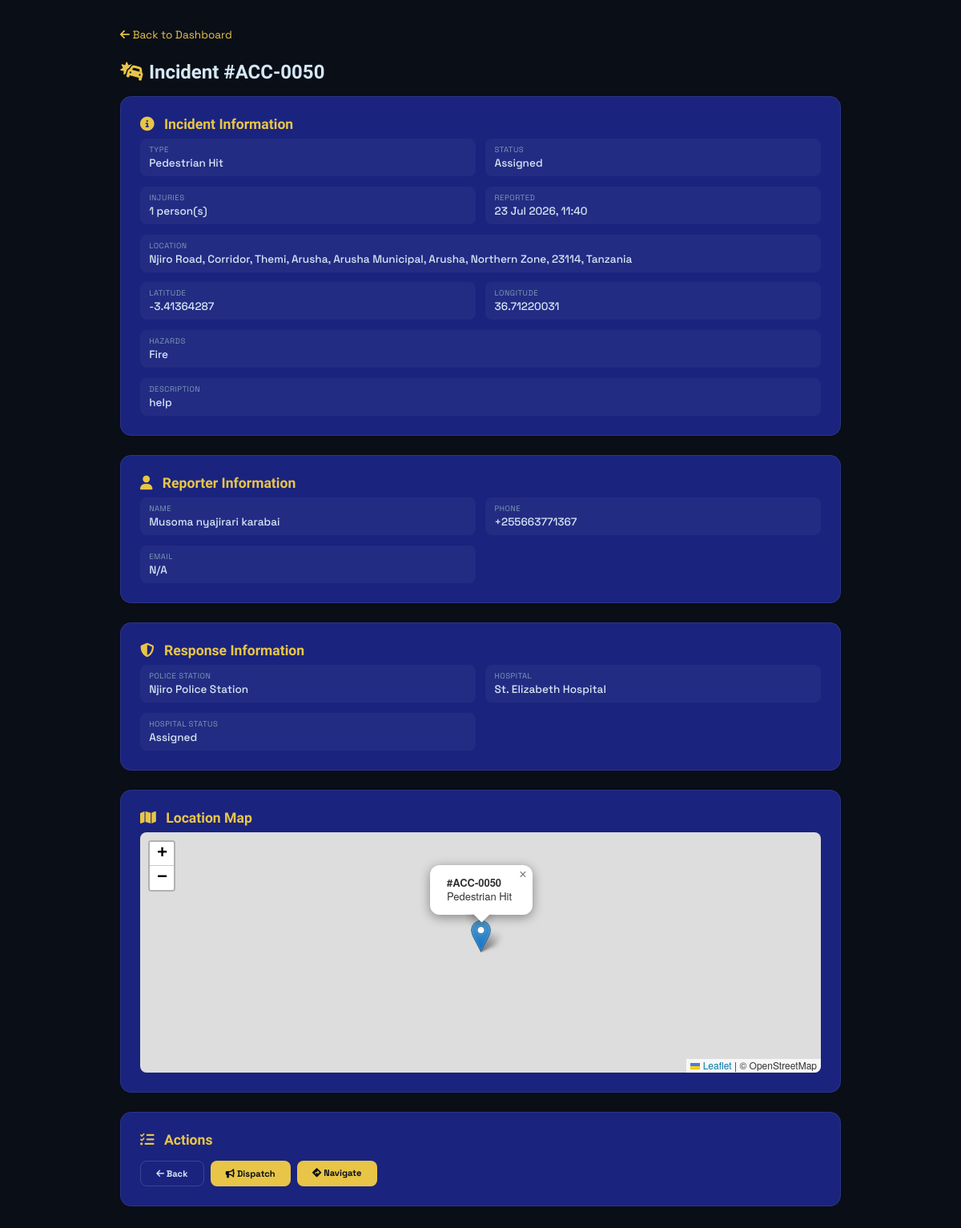
Screenshot of /police/incident_details.php?id=50 (signed in) with the database file from the repository.
### tables this page shows
CREATE TABLE `accidents` (
  `id` int(11) NOT NULL,
  `reporter_name` varchar(100) NOT NULL,
  `reporter_phone` varchar(20) NOT NULL,
  `reporter_email` varchar(100) DEFAULT NULL,
  `accident_type` varchar(100) NOT NULL,
  `injuries` int(11) DEFAULT 0,
  `hazards` text DEFAULT NULL,
  `description` text DEFAULT NULL,
  `photo_path` varchar(255) DEFAULT NULL,
  `images` text DEFAULT NULL,
  `latitude` decimal(10,8) NOT NULL,
  `longitude` decimal(11,8) NOT NULL,
  `location_description` text DEFAULT NULL,
  `old_status` enum('pending','assigned','dispatched','resolved','false_alarm') DEFAULT 'pending',
  `police_status` enum('pending','assigned','dispatched','arrived','resolved','false_alarm') DEFAULT 'pending',
  `hospital_status` enum('pending','assigned','preparing','ambulance_dispatched','patient_received','treated','closed') DEFAULT 'pending',
  `assigned_police_id` int(11) DEFAULT NULL,
  `assigned_hospital_id` int(11) DEFAULT NULL,
  `created_at` timestamp NOT NULL DEFAULT current_timestamp()
);

CREATE TABLE `police_stations` (
  `id` int(11) NOT NULL,
  `name` varchar(100) NOT NULL,
  `location` varchar(200) DEFAULT NULL,
  `phone` varchar(20) DEFAULT NULL,
  `email` varchar(100) DEFAULT NULL,
  `region` varchar(100) DEFAULT NULL,
  `latitude` decimal(10,8) DEFAULT NULL,
  `longitude` decimal(11,8) DEFAULT NULL,
  `is_active` tinyint(1) DEFAULT 1,
  `created_at` timestamp NOT NULL DEFAULT current_timestamp(),
  `updated_at` timestamp NOT NULL DEFAULT current_timestamp() ON UPDATE current_timestamp()
);

CREATE TABLE `hospital_stations` (
  `id` int(11) NOT NULL,
  `name` varchar(100) NOT NULL,
  `location` varchar(200) DEFAULT NULL,
  `phone` varchar(20) DEFAULT NULL,
  `email` varchar(100) DEFAULT NULL,
  `region` varchar(100) DEFAULT NULL,
  `latitude` decimal(10,8) DEFAULT NULL,
  `longitude` decimal(11,8) DEFAULT NULL,
  `is_active` tinyint(1) DEFAULT 1,
  `created_at` timestamp NOT NULL DEFAULT current_timestamp(),
  `updated_at` timestamp NOT NULL DEFAULT current_timestamp() ON UPDATE current_timestamp()
);

### police/incident_details.php (the view, shortened to what this page needs)
<?php
include __DIR__ . '/../connection.php';
$incident_id = isset($_GET['id']) ? intval($_GET['id']) : 0;
$police_id = $_SESSION['user_id'];
$user_query = $conn->query("
    SELECT police_station_id
    FROM users
    WHERE id = $police_id
");
$user_data = $user_query->fetch_assoc();
$police_station_id = $user_data['police_station_id'] ?? null;
$incident_query = $conn->query("
    SELECT
        a.*,
        ps.name as police_station_name,
        hs.name as hospital_station_name
    FROM accidents a
    LEFT JOIN police_stations ps ON a.assigned_police_id = ps.id
    LEFT JOIN hospital_stations hs ON a.assigned_hospital_id = hs.id
    WHERE a.id = $incident_id
    AND a.assigned_police_id = $police_station_id
");
$incident = $incident_query->fetch_assoc();
?>
<!DOCTYPE html>
<html lang="en">
<head>
<link rel="stylesheet" href="https://cdnjs.cloudflare.com/ajax/libs/font-awesome/6.5.0/css/all.min.css"/>
</head>
<body>
<div class="container">
    <a href="dashboard.php" class="back-link"><i class="fas fa-arrow-left"></i> Back to Dashboard</a>
    <h1 style="font-family:'Sora',sans-serif;font-size:1.5rem;margin-bottom:1rem;">
        <i class="fas fa-car-crash" style="color:#E8C547"></i>
        Incident #ACC-<?= str_pad($incident['id'],4,'0',STR_PAD_LEFT) ?>
    </h1>
    <div class="card">
        <div class="card-title"><i class="fas fa-info-circle"></i> Incident Information</div>
        <div class="grid">
            <div class="field"><div class="label">Type</div><div class="value"><?= htmlspecialchars($incident['accident_type'] ?? 'Unknown') ?></div></div>
            <div class="field"><div class="label">Status</div>
                <div class="value"><span class="badge <?= $incident['police_status'] ?>"><?= ucfirst($incident['police_status'] ?? 'Unknown') ?></span></div>
            </div>
            <div class="field"><div class="label">Injuries</div><div class="value"><?= intval($incident['injuries']) ?> person(s)</div></div>
            <div class="field"><div class="label">Reported</div><div class="value"><?= date('d M Y, H:i', strtotime($incident['created_at'])) ?></div></div>
            <div class="field full"><div class="label">Location</div><div class="value"><?= htmlspecialchars($incident['location_description'] ?? 'Unknown') ?></div></div>
            <?php if($incident['latitude'] && $incident['longitude']): ?>
            <div class="field"><div class="label">Latitude</div><div class="value"><?= $incident['latitude'] ?></div></div>
            <div class="field"><div class="label">Longitude</div><div class="value"><?= $incident['longitude'] ?></div></div>
            <?php endif; ?>
            <div class="field full"><div class="label">Hazards</div><div class="value"><?= htmlspecialchars($incident['hazards'] ?? 'None reported') ?></div></div>
            <?php if(!empty($incident['description'])): ?>
            <div class="field full"><div class="label">Description</div><div class="value"><?= nl2br(htmlspecialchars($incident['description'])) ?></div></div>
            <?php endif; ?>
        </div>
    </div>
    <div class="card">
        <div class="card-title"><i class="fas fa-user"></i> Reporter Information</div>
        <div class="grid">
            <div class="field"><div class="label">Name</div><div class="value"><?= htmlspecialchars($incident['reporter_name'] ?? 'Anonymous') ?></div></div>
            <div class="field"><div class="label">Phone</div><div class="value"><?= htmlspecialchars($incident['reporter_phone'] ?? 'N/A') ?></div></div>
            <div class="field"><div class="label">Email</div><div class="value"><?= htmlspecialchars($incident['reporter_email'] ?? 'N/A') ?></div></div>
        </div>
    </div>
    <div class="card">
        <div class="card-title"><i class="fas fa-shield-alt"></i> Response Information</div>
        <div class="grid">
            <div class="field"><div class="label">Police Station</div><div class="value"><?= htmlspecialchars($incident['police_station_name'] ?? 'Not assigned') ?></div></div>
            <div class="field"><div class="label">Hospital</div><div class="value"><?= htmlspecialchars($incident['hospital_station_name'] ?? 'Not assigned') ?></div></div>
            <div class="field"><div class="label">Hospital Status</div><div class="value"><?= ucfirst($incident['hospital_status'] ?? 'Not assigned') ?></div></div>
        </div>
    </div>
    <?php if($incident['latitude'] && $incident['longitude']): ?>
    <div class="card">
        <div class="card-title"><i class="fas fa-map"></i> Location Map</div>
        <div class="map-container" id="map"></div>
    </div>
    <?php endif; ?>
    <div class="card">
        <div class="card-title"><i class="fas fa-tasks"></i> Actions</div>
        <div class="actions">
            <a href="dashboard.php" class="btn btn-outline"><i class="fas fa-arrow-left"></i> Back</a>
            <?php if($incident['police_status'] == 'assigned'): ?>
            <button class="btn btn-primary" onclick="dispatchIncident(<?= $incident['id'] ?>)"><i class="fas fa-bullhorn"></i> Dispatch</button>
            <?php endif; ?>
            <?php if($incident['latitude'] && $incident['longitude']): ?>
            <a href="https://www.google.com/maps/dir/<?= $incident['latitude'] ?>,<?= $incident['longitude'] ?>" target="_blank" class="btn btn-primary">
                <i class="fas fa-directions"></i> Navigate
            </a>
            <?php endif; ?>
        </div>
    </div>
</div>
<?php if($incident['latitude'] && $incident['longitude']): ?>
<link rel="stylesheet" href="https://unpkg.com/leaflet@1.9.4/dist/leaflet.css"/>
<?php endif; ?>
</body>
</html>

### police/incident_details.php (style rules this page uses)
* { margin:0;padding:0;box-sizing:border-box }
body { font-family:'Space Grotesk',sans-serif;background:#0A0E17;color:#D6E8F5;min-height:100vh;padding:2rem }
.container { max-width:900px;margin:0 auto }
.back-link { color:#E8C547;text-decoration:none;font-size:.85rem;margin-bottom:1.5rem;display:inline-block }
.card { background:#1A237E;border:1px solid rgba(255,255,255,.08);border-radius:14px;padding:1.5rem;margin-bottom:1.5rem }
.card-title { font-family:'Sora',sans-serif;font-size:1.1rem;font-weight:700;color:#E8C547;margin-bottom:.5rem }
.card-title i { margin-right:.5rem }
.grid { display:grid;grid-template-columns:1fr 1fr;gap:.8rem }
.field { padding:.5rem .7rem;background:rgba(255,255,255,.04);border-radius:8px }
.field .label { font-size:.6rem;color:#7A9BB5;text-transform:uppercase;letter-spacing:.05em }
.field .value { font-size:.85rem;font-weight:500;color:#D6E8F5;margin-top:2px }
.full { grid-column:1/-1 }
.actions { display:flex;gap:.5rem;flex-wrap:wrap;margin-top:1rem }
.btn { padding:.5rem 1.2rem;border-radius:8px;font-size:.7rem;font-weight:700;border:none;cursor:pointer;text-decoration:none;font-family:'Space Grotesk',sans-serif;transition:all .15s }
.btn-primary { background:#E8C547;color:#0A0E17 }
.btn-outline { background:transparent;border:1px solid rgba(255,255,255,.15);color:#D6E8F5 }
.map-container { height:300px;border-radius:8px;overflow:hidden;background:#0A1825;margin-top:.5rem }

### rows the page displays
accidents: id "0050", accident_type "Pedestrian Hit", police_status "Assigned", injuries "1", created_at "23 Jul 2026, 11:40", location_description "Njiro Road, Corridor, Themi, Arusha, Arusha Municipal, Arusha, Northern Zone, 23114, Tanzania", latitude "-3.41364287", longitude "36.71220031", hazards "Fire", description "help", reporter_name "Musoma nyajirari karabai", reporter_phone "+255663771367", reporter_email "N/A", police_stations.name "Njiro Police Station", hospital_stations.name "St. Elizabeth Hospital", hospital_status "Assigned"
